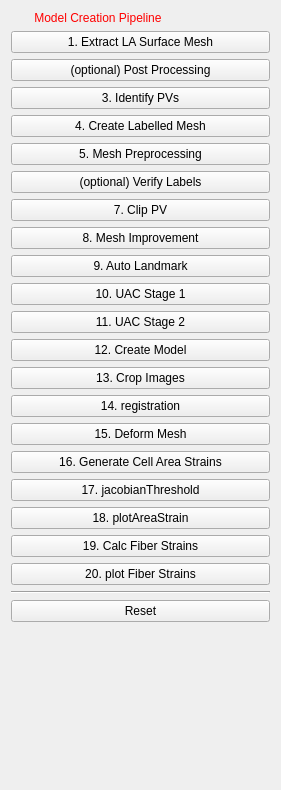
<?xml version="1.0" encoding="UTF-8"?>
<ui version="4.0">
 <class>AtrialStrainMotionViewControls</class>
 <widget class="QWidget" name="AtrialStrainMotionViewControls">
  <property name="geometry">
   <rect>
    <x>0</x>
    <y>0</y>
    <width>281</width>
    <height>790</height>
   </rect>
  </property>
  <property name="minimumSize">
   <size>
    <width>0</width>
    <height>0</height>
   </size>
  </property>
  <property name="windowTitle">
   <string>QmitkTemplate</string>
  </property>
  <layout class="QVBoxLayout" name="verticalLayout">
   <item>
    <widget class="QLabel" name="labelWarning">
     <property name="styleSheet">
      <string notr="true">QLabel { color: rgb(255, 0, 0) }</string>
     </property>
     <property name="text">
      <string>       Model Creation Pipeline</string>
     </property>
    </widget>
   </item>
   <item>
    <widget class="QPushButton" name="segment_extract">
     <property name="text">
      <string>1. Extract LA Surface Mesh</string>
     </property>
    </widget>
   </item>
   <item>
    <widget class="QPushButton" name="button_man4_2_postproc">
     <property name="text">
      <string>(optional) Post Processing</string>
     </property>
    </widget>
   </item>
   <item>
    <widget class="QPushButton" name="button_man5_idPV">
     <property name="text">
      <string>3. Identify PVs</string>
     </property>
    </widget>
   </item>
   <item>
    <widget class="QPushButton" name="button_man6_labelmesh">
     <property name="text">
      <string>4. Create Labelled Mesh</string>
     </property>
    </widget>
   </item>
   <item>
    <widget class="QPushButton" name="button_auto4_meshpreproc">
     <property name="text">
      <string>5. Mesh Preprocessing</string>
     </property>
    </widget>
   </item>
   <item>
    <widget class="QPushButton" name="button_0_3_checklabels">
     <property name="text">
      <string>(optional) Verify Labels</string>
     </property>
    </widget>
   </item>
   <item>
    <widget class="QPushButton" name="button_man8_clipPV">
     <property name="text">
      <string>7. Clip PV</string>
     </property>
    </widget>
   </item>
   <item>
    <widget class="QPushButton" name="btn_mesh_improvement">
     <property name="text">
      <string>8. Mesh Improvement</string>
     </property>
    </widget>
   </item>
   <item>
    <widget class="QPushButton" name="autoLM">
     <property name="text">
      <string>9. Auto Landmark</string>
     </property>
    </widget>
   </item>
   <item>
    <widget class="QPushButton" name="uac_stage_1">
     <property name="text">
      <string>10. UAC Stage 1</string>
     </property>
    </widget>
   </item>
   <item>
    <widget class="QPushButton" name="uac_stage_2">
     <property name="text">
      <string>11. UAC Stage 2</string>
     </property>
    </widget>
   </item>
   <item>
    <widget class="QPushButton" name="create_model">
     <property name="text">
      <string>12. Create Model</string>
     </property>
    </widget>
   </item>
   <item>
    <widget class="QPushButton" name="crop_images">
     <property name="text">
      <string>13. Crop Images</string>
     </property>
    </widget>
   </item>
   <item>
    <widget class="QPushButton" name="registration">
     <property name="text">
      <string>14. registration</string>
     </property>
    </widget>
   </item>
   <item>
    <widget class="QPushButton" name="deform_mesh">
     <property name="text">
      <string>15. Deform Mesh</string>
     </property>
    </widget>
   </item>
   <item>
    <widget class="QPushButton" name="generate_cell_area_strains">
     <property name="text">
      <string>16. Generate Cell Area Strains</string>
     </property>
    </widget>
   </item>
   <item>
    <widget class="QPushButton" name="jacobian_threshold">
     <property name="text">
      <string>17. jacobianThreshold</string>
     </property>
    </widget>
   </item>
   <item>
    <widget class="QPushButton" name="plot_area_strain">
     <property name="text">
      <string>18. plotAreaStrain</string>
     </property>
    </widget>
   </item>
   <item>
    <widget class="QPushButton" name="calc_fiber_strains">
     <property name="text">
      <string>19. Calc Fiber Strains</string>
     </property>
    </widget>
   </item>
   <item>
    <widget class="QPushButton" name="plot_fibers_trains">
     <property name="text">
      <string>20. plot Fiber Strains</string>
     </property>
    </widget>
   </item>
   <item>
    <widget class="Line" name="line_1">
     <property name="orientation">
      <enum>Qt::Horizontal</enum>
     </property>
    </widget>
   </item>
   <item>
    <widget class="QPushButton" name="button_reset">
     <property name="text">
      <string>Reset</string>
     </property>
    </widget>
   </item>
   <item>
    <spacer name="spacer1">
     <property name="orientation">
      <enum>Qt::Vertical</enum>
     </property>
     <property name="sizeType">
      <enum>QSizePolicy::Expanding</enum>
     </property>
     <property name="sizeHint" stdset="0">
      <size>
       <width>20</width>
       <height>220</height>
      </size>
     </property>
    </spacer>
   </item>
  </layout>
 </widget>
 <layoutdefault spacing="6" margin="11"/>
 <resources/>
 <connections/>
</ui>
